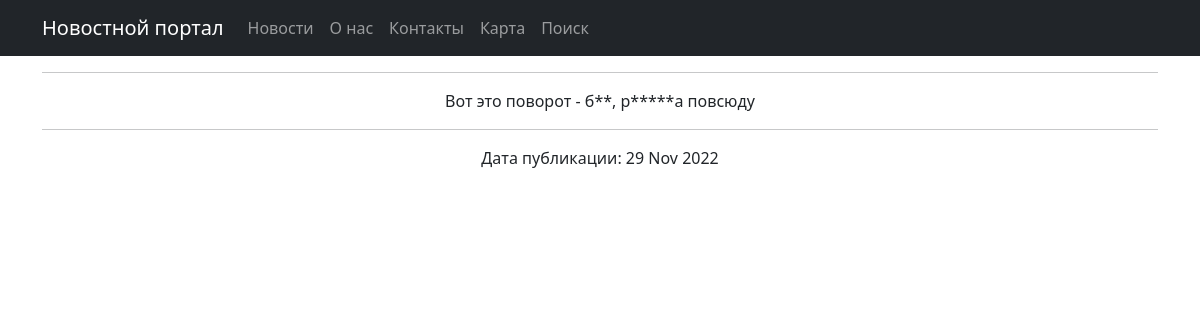
Screenshot of /news/7 with the database file from the repository.
### news/models.py (models this page shows, shortened)
class Post(models.Model):
    article = 'a'
    news = 'n'
    POST_TYPE = [
        (article, "Статья"),
        (news, "Новость")
    ]
    author = models.ForeignKey(Author, on_delete=models.CASCADE)
    post_type = models.CharField(max_length=1, choices=POST_TYPE, default=article)
    created = models.DateTimeField(auto_now_add=True)
    category = models.ManyToManyField(Category, through='PostCategory')
    title = models.CharField(max_length=256)
    text = models.TextField()
    rating = models.IntegerField(default=0)

### news/views.py (the view)
# urls.py: path("<int:pk>", PostDetail.as_view()),
class PostDetail(DetailView):
    model = Post
    template_name = "new.html"
    context_object_name = "post"
    def get_context_data(self, **kwargs):
        context = super().get_context_data(**kwargs)
        context["time_now"] = datetime.utcnow()
        return context

### news/templatetags/custom_filters.py (called while the page is built)
@register.filter()
def censor(value):
    swear_words = ('редиска', 'редиску', 'Бля', 'бля', 'Бля.', '.Бля', 'Бля,', 'Бля?', 'Бля!', '.бля', 'бля.', 'бля?', 'бля!', 'бля,', 'Бля:')
    if not isinstance(value, str):
        raise TypeError(f"unresolved type '{type(value)}' expected  type 'str'")
    for word in value.split():
        if word.lower() in swear_words:
            value = value.replace(word, f"{word[0]}{'*' * (len(word) - 2)}{word[-1]}")
    return value

### templates/new.html (shortened to what this page needs)
{% extends 'flatpages/default.html' %}
{% load custom_filters %}
{% block content %}
<hr>
<center>{{ post.text|censor }}</center>
<hr>
Дата публикации: {{ post.created|date:'d M Y' }}
{% endblock content %}

### rows the page displays
Post: text|censor "Вот это поворот - б**, р*****а повсюду", created "29 Nov 2022"
